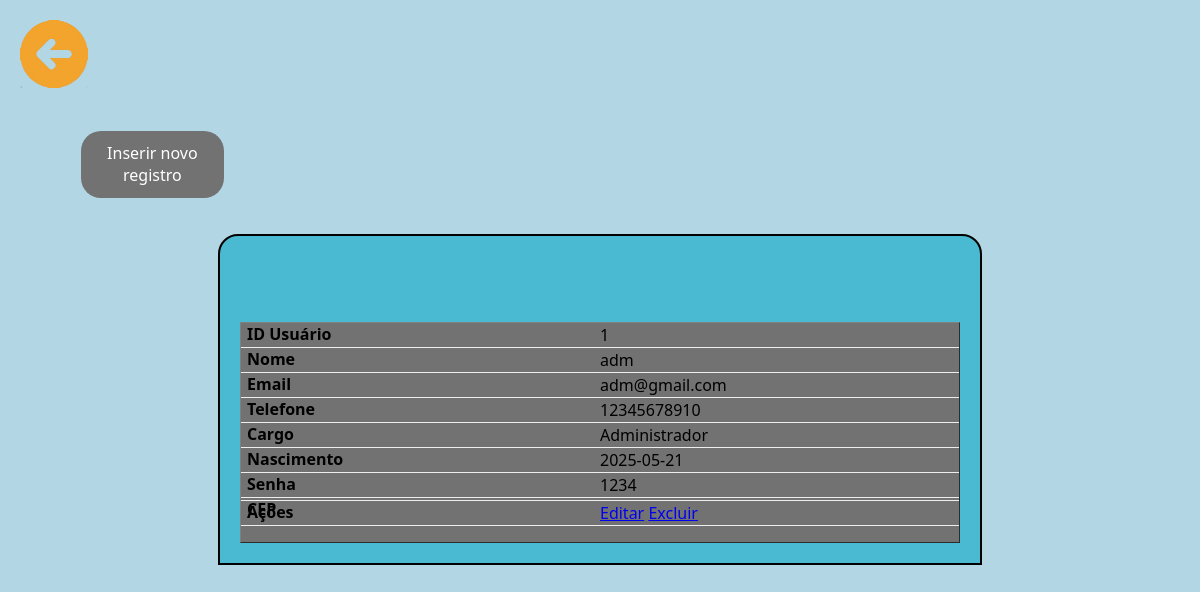
/public/crud_usuarios/read_usuarios.php, run on the app's committed database.
### tables this page shows
CREATE TABLE usuario(
    id_usuario INT PRIMARY KEY AUTO_INCREMENT,
    nome_usuario VARCHAR(255) NOT NULL,
    email_usuario VARCHAR(255) NOT NULL UNIQUE,
    senha_usuario VARCHAR(255) NOT NULL,
    telefone_usuario VARCHAR(20) NOT NULL,
    cargo_usuario ENUM('Administrador','Maquinista','Usuario') NOT NULL,
    nascimento_usuario DATE NOT NULL,
    foto_perfil VARCHAR(255) DEFAULT 'userICON.png',
    cep_usuario VARCHAR(8),
    rua_usuario VARCHAR(100),
    bairro_usuario VARCHAR(100),
    cidade_usuario VARCHAR(100),
    estado_usuario VARCHAR(2)
);

### public/crud_usuarios/read_usuarios.php (the view, shortened to what this page needs)
<html lang="pt-br">
<head>
    <link rel="stylesheet" href="../../style/style.css">
</head>
<body>
    <header style="background-color: rgba(255, 0, 0, 0);">
        <a href="../homepage.php">
            <img src="../../assets/voltarICON.png" alt="" class="voltarICON">
        </a>
    </header>
    <main>
        <div class="navBar">
            <div class="cadastroButton">
                <a href='cadastro_usuarios.php'>Inserir novo registro</a>
            </div>
        </div>
        <div class="flex">
            <div class="crud">
                <br>
                <br>
                <br>
                <?php
                include '../../db.php';
                $sql = "SELECT * FROM usuario";
                $result = $mysqli->query($sql);
                if ($result->num_rows > 0) {
                    echo "<table border='1' role='table'>
                    <thead role='rowgroup'>
                        <tr role='row'>
                            <th  role='columnheader'>id_usuario</th>
                            <th  role='columnheader'>Nome</th>
                            <th  role='columnheader'>Email</th>
                            <th  role='columnheader'>Telefone</th>
                            <th  role='columnheader'>Cargo</th>
                            <th  role='columnheader'>Nascimento</th>
                            <th  role='columnheader'>Senha</th>
                            <th  role='columnheader'>CEP</th>
                            <th  role='columnheader'>Ações</th>
                        </tr>
                         </thead>";
                    while ($row = $result->fetch_assoc()) {
                        echo "<tbody role='rowgroup'>
                                <tr role='row'>
                                <td role='cell'> {$row['id_usuario']} </td>
                                <td role='cell'> {$row['nome_usuario']} </td>
                                <td role='cell'> {$row['email_usuario']} </td>
                                <td role='cell'> {$row['telefone_usuario']} </td>
                                <td role='cell'> {$row['cargo_usuario']} </td>
                                <td role='cell'> {$row['nascimento_usuario']} </td>
                                <td role='cell'> {$row['senha_usuario']} </td>
                                <td role='cell'> {$row['cep_usuario']} </td>
                                <td  role='cell'>
                                <a href='update_usuarios.php?id={$row['id_usuario']}'>Editar<a>
                                <a href='delete_usuarios.php?id={$row['id_usuario']}'>Excluir<a>
                                </td>
                            </tr>
                            </tbody>
                            ";
                    }
                    echo "</table>";
                } else {
                    echo "Nenhum registro encontrado.";
                }
                ?>
            </div>
        </div>
    </main>
</body>
</html>

### style/style.css (style rules this page uses)
body { margin: 0; padding: 0; background-color: #B3D6E5; font-family: 'Segoe UI', Tahoma, Geneva, Verdana, sans-serif; }
.cadastroButton { background-color: rgb(114, 114, 114); text-align: center; margin-left: 4%; height: 5%; width: 120px; padding: 1%; margin-top: 5px; color: white; text-decoration: none; border-radius: 20px; }
.cadastroButton a { color: white; text-decoration: none; }
.navBar { margin: 3%; display: flex; }
header { background-color: #4AB9D2; width: 100%; height: 90px; height: 90px; }
.flex { display: flex; justify-content: center; }
.voltarICON { margin: 20px; height: 75%; }
table { background-color: rgb(114, 114, 114); border-collapse: collapse; width: 100%; }
.crud { border-top-left-radius: 20px; border-top-right-radius: 20px; border: black solid 2px; width: 60%; display: flex; align-items: center; flex-direction: column; background-color: #4AB9D2; flex-wrap: wrap; padding: 20px; }
@media only screen and (max-width: 760px),
(min-device-width: 768px) and (max-device-width: 1024px) { table, thead, tbody, th, td, tr { display: block; } }
@media only screen and (max-width: 760px),
(min-device-width: 768px) and (max-device-width: 1024px) { tr { margin: 0 0 1rem 0; } }
@media only screen and (max-width: 760px),
(min-device-width: 768px) and (max-device-width: 1024px) { tr:nth-child(odd) { background:rgb(114, 114, 114); } }
@media only screen and (max-width: 760px),
(min-device-width: 768px) and (max-device-width: 1024px) { td { border: none; border-bottom: 1px solid #eee; position: relative; padding-left: 50%; } }
@media only screen and (max-width: 760px),
(min-device-width: 768px) and (max-device-width: 1024px) { td:before { position: absolute; top: 0; left: 6px; width: 45%; padding-right: 10px; white-space: nowrap; font-weight: bold; } }
@media only screen and (max-width: 760px),
(min-device-width: 768px) and (max-device-width: 1024px) { td:nth-of-type(1):before { content: "ID Usuário"; } }
@media only screen and (max-width: 760px),
(min-device-width: 768px) and (max-device-width: 1024px) { td:nth-of-type(2):before { content: "Nome"; } }
@media only screen and (max-width: 760px),
(min-device-width: 768px) and (max-device-width: 1024px) { td:nth-of-type(3):before { content: "Email"; } }
@media only screen and (max-width: 760px),
(min-device-width: 768px) and (max-device-width: 1024px) { td:nth-of-type(4):before { content: "Telefone"; } }
@media only screen and (max-width: 760px),
(min-device-width: 768px) and (max-device-width: 1024px) { td:nth-of-type(5):before { content: "Cargo"; } }
@media only screen and (max-width: 760px),
(min-device-width: 768px) and (max-device-width: 1024px) { td:nth-of-type(6):before { content: "Nascimento"; } }
@media only screen and (max-width: 760px),
(min-device-width: 768px) and (max-device-width: 1024px) { td:nth-of-type(7):before { content: "Senha"; } }
@media only screen and (max-width: 760px),
(min-device-width: 768px) and (max-device-width: 1024px) { td:nth-of-type(8):before { content: "CEP"; } }
@media only screen and (max-width: 760px),
(min-device-width: 768px) and (max-device-width: 1024px) { td:nth-of-type(9):before { content: "Ações"; } }

### data on the page
usuario: id_usuario "1", nome_usuario "adm", email_usuario "adm@gmail.com", telefone_usuario "12345678910", cargo_usuario "Administrador", nascimento_usuario "2025-05-21", senha_usuario "1234"
